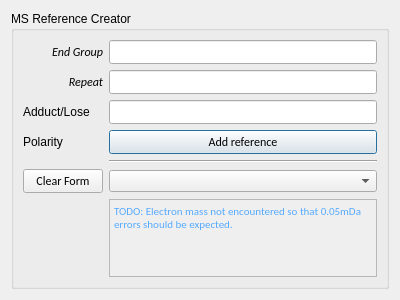
<?xml version="1.0" encoding="UTF-8"?>
<ui version="4.0">
 <class>MSReferenceDialog</class>
 <widget class="QDialog" name="MSReferenceDialog">
  <property name="geometry">
   <rect>
    <x>0</x>
    <y>0</y>
    <width>400</width>
    <height>300</height>
   </rect>
  </property>
  <property name="windowTitle">
   <string>Dialog</string>
  </property>
  <layout class="QVBoxLayout" name="verticalLayout_2">
   <item>
    <layout class="QVBoxLayout" name="verticalLayout">
     <item>
      <widget class="QGroupBox" name="groupBox">
       <property name="title">
        <string>MS Reference Creator</string>
       </property>
       <layout class="QVBoxLayout" name="verticalLayout_3">
        <item>
         <layout class="QGridLayout" name="gridLayout_5">
          <item row="7" column="1">
           <widget class="QTextEdit" name="textEdit_3">
            <property name="enabled">
             <bool>false</bool>
            </property>
            <property name="font">
             <font>
              <family>Calibri</family>
             </font>
            </property>
            <property name="html">
             <string>&lt;!DOCTYPE HTML PUBLIC &quot;-//W3C//DTD HTML 4.0//EN&quot; &quot;http://www.w3.org/TR/REC-html40/strict.dtd&quot;&gt;
&lt;html&gt;&lt;head&gt;&lt;meta name=&quot;qrichtext&quot; content=&quot;1&quot; /&gt;&lt;style type=&quot;text/css&quot;&gt;
p, li { white-space: pre-wrap; }
&lt;/style&gt;&lt;/head&gt;&lt;body style=&quot; font-family:'Calibri'; font-size:8.25pt; font-weight:400; font-style:normal;&quot;&gt;
&lt;p style=&quot; margin-top:0px; margin-bottom:0px; margin-left:0px; margin-right:0px; -qt-block-indent:0; text-indent:0px;&quot;&gt;&lt;span style=&quot; font-family:'MS Shell Dlg 2'; font-size:8pt; color:#55aaff;&quot;&gt;TODO: Electron mass not encountered so that 0.05mDa errors should be expected.&lt;/span&gt;&lt;/p&gt;&lt;/body&gt;&lt;/html&gt;</string>
            </property>
           </widget>
          </item>
          <item row="5" column="1">
           <widget class="Line" name="line_4">
            <property name="orientation">
             <enum>Qt::Horizontal</enum>
            </property>
           </widget>
          </item>
          <item row="1" column="0">
           <widget class="QLabel" name="label_11">
            <property name="sizePolicy">
             <sizepolicy hsizetype="Minimum" vsizetype="Preferred">
              <horstretch>0</horstretch>
              <verstretch>0</verstretch>
             </sizepolicy>
            </property>
            <property name="font">
             <font>
              <family>Calibri</family>
              <italic>true</italic>
             </font>
            </property>
            <property name="text">
             <string>Repeat</string>
            </property>
            <property name="alignment">
             <set>Qt::AlignRight|Qt::AlignTrailing|Qt::AlignVCenter</set>
            </property>
           </widget>
          </item>
          <item row="8" column="1">
           <spacer name="verticalSpacer_5">
            <property name="orientation">
             <enum>Qt::Vertical</enum>
            </property>
            <property name="sizeHint" stdset="0">
             <size>
              <width>20</width>
              <height>40</height>
             </size>
            </property>
           </spacer>
          </item>
          <item row="4" column="1">
           <widget class="QPushButton" name="addReference_3">
            <property name="sizePolicy">
             <sizepolicy hsizetype="Minimum" vsizetype="Fixed">
              <horstretch>0</horstretch>
              <verstretch>0</verstretch>
             </sizepolicy>
            </property>
            <property name="font">
             <font>
              <family>Calibri</family>
             </font>
            </property>
            <property name="text">
             <string>Add reference</string>
            </property>
           </widget>
          </item>
          <item row="0" column="1">
           <widget class="QLineEdit" name="edtEndGroup_3">
            <property name="sizePolicy">
             <sizepolicy hsizetype="Minimum" vsizetype="Fixed">
              <horstretch>0</horstretch>
              <verstretch>0</verstretch>
             </sizepolicy>
            </property>
            <property name="font">
             <font>
              <family>Calibri</family>
              <weight>75</weight>
              <bold>true</bold>
             </font>
            </property>
           </widget>
          </item>
          <item row="2" column="1">
           <widget class="QLineEdit" name="edtAdductLose_3">
            <property name="sizePolicy">
             <sizepolicy hsizetype="Minimum" vsizetype="Fixed">
              <horstretch>0</horstretch>
              <verstretch>0</verstretch>
             </sizepolicy>
            </property>
            <property name="font">
             <font>
              <family>Calibri</family>
              <weight>75</weight>
              <bold>true</bold>
             </font>
            </property>
           </widget>
          </item>
          <item row="0" column="0">
           <widget class="QLabel" name="label_12">
            <property name="sizePolicy">
             <sizepolicy hsizetype="Minimum" vsizetype="Fixed">
              <horstretch>0</horstretch>
              <verstretch>0</verstretch>
             </sizepolicy>
            </property>
            <property name="font">
             <font>
              <family>Calibri</family>
              <italic>true</italic>
             </font>
            </property>
            <property name="text">
             <string>End Group</string>
            </property>
            <property name="alignment">
             <set>Qt::AlignRight|Qt::AlignTrailing|Qt::AlignVCenter</set>
            </property>
           </widget>
          </item>
          <item row="1" column="1">
           <widget class="QLineEdit" name="edtRepeatGroup_3">
            <property name="sizePolicy">
             <sizepolicy hsizetype="Minimum" vsizetype="Fixed">
              <horstretch>0</horstretch>
              <verstretch>0</verstretch>
             </sizepolicy>
            </property>
            <property name="font">
             <font>
              <family>Calibri</family>
              <weight>75</weight>
              <bold>true</bold>
             </font>
            </property>
           </widget>
          </item>
          <item row="6" column="1">
           <widget class="QComboBox" name="comboBox_3">
            <item>
             <property name="text">
              <string/>
             </property>
            </item>
           </widget>
          </item>
          <item row="6" column="0">
           <widget class="QPushButton" name="pushButton_3">
            <property name="font">
             <font>
              <family>Calibri</family>
             </font>
            </property>
            <property name="text">
             <string>Clear Form</string>
            </property>
           </widget>
          </item>
          <item row="2" column="0">
           <widget class="QLabel" name="label">
            <property name="text">
             <string>Adduct/Lose</string>
            </property>
           </widget>
          </item>
          <item row="4" column="0">
           <widget class="QLabel" name="label_2">
            <property name="text">
             <string>Polarity</string>
            </property>
           </widget>
          </item>
         </layout>
        </item>
       </layout>
      </widget>
     </item>
    </layout>
   </item>
  </layout>
 </widget>
 <resources/>
 <connections/>
</ui>
